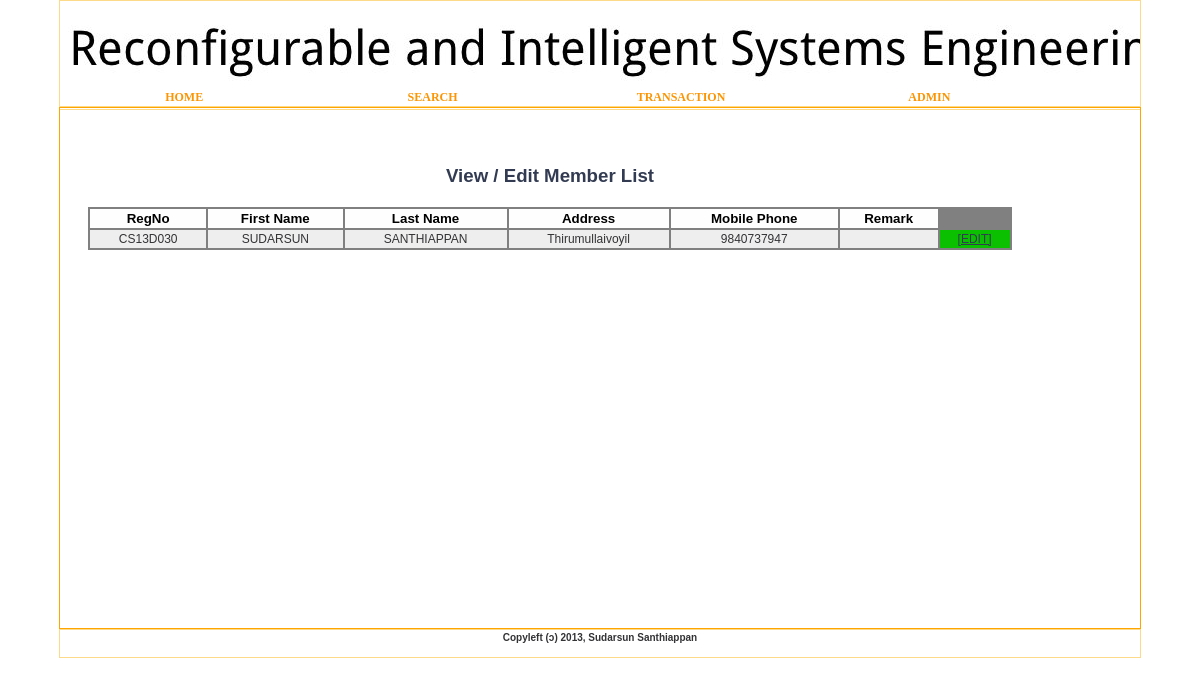
The page /library/memberlist.php on the database its author committed.
### tables this page shows
CREATE TABLE `member` (
  `reader_id` int(11) NOT NULL AUTO_INCREMENT,
  `nric` varchar(12) NOT NULL,
  `fname` varchar(50) NOT NULL,
  `lname` varchar(50) NOT NULL,
  `address` text,
  `mobilephone` bigint(20) NOT NULL,
  `mem_remark` text,
  PRIMARY KEY (`reader_id`),
  UNIQUE KEY `NRIC` (`nric`)
);

### library/memberlist.php (the view, shortened to what this page needs)
<?php
include $_SERVER['DOCUMENT_ROOT'] .'/library/includes/dbconnect.php';
$query = "SELECT * FROM member order by fname, lname";
$result = mysql_query($query,$link)
or die(mysql_error());
$num_supp_name = mysql_num_rows($result);?>
<html>
    <head>
        <link href="/library/css/default.css" rel="stylesheet" type="text/css" />
    </head>
    <body>
        <div id="wrapper">
<?php include_once $_SERVER['DOCUMENT_ROOT'] .'/library/includes/header.php'; ?>
                <div id="page">
                <div id="content">
                    <div id="welcome">
 <h2 class="head2" ><a class="head">View / Edit Member List</a></h2>
 <table class="aatable">
<tr>
<th>RegNo</th>
<th>First Name</th>
<th>Last Name</th>
<th >Address</th>
<th >Mobile Phone</th>
<th >Remark</th>
</tr>
<?php
$flag = 1;
while ($row = mysql_fetch_array($result)) {
    if ( $flag )
	$bgcolor="#eeeeee";
    else
	$bgcolor="#dfdfdf";
    $flag = !$flag;
$nric = $row['nric'];
$fname = $row['fname'];
$lname = $row['lname'];
$address=$row['address'];
$mobilephone=$row['mobilephone'];
$mem_remark=$row['mem_remark'];
echo "<tr>";
echo "<td bgcolor='$bgcolor' align='center'>".$nric."</td>";
echo "<td bgcolor='$bgcolor' align='center' >".$fname."</td>";
echo "<td bgcolor='$bgcolor' align='center'>".$lname."</td>";
echo "<td bgcolor='$bgcolor'>".$address."</td>";
echo "<td bgcolor='$bgcolor' align='center'>".$mobilephone."</td>";
echo "<td bgcolor='$bgcolor'>".$mem_remark."</td>";
?>
<td bgcolor='$bgcolor'><a href="member_update.php?action=edit&id=<?php echo $row['nric']; ?>">[EDIT]</a> </td>
<?php
echo "</tr>";
}
?>
 </table>
 </div>
                </div>
                <div style="clear: both; height: 1px"></div>
            </div>
<?php include_once $_SERVER['DOCUMENT_ROOT'] . '/includes/footer.php'; ?>
        </div>
    </body>
</html>

### css/default.css (style rules this page uses)
* { margin: 0px; padding: 0px; }
body { font-size: 13px; color: #333336; font-family: Arial, Helvetica, sans-serif; }
h1, h2, h3 { color: #AA2808; }
a { text-decoration: underline; color: #323B51; }
a.head { text-decoration: none; font-size: 14pt; font-family: arial; }
#page { width: 90%; margin:0 auto;min-height:520px; border:1px solid orange; background-color:white; }
#content { position:relative;top:22px; width: 90%; padding: 35px 10px 50px 35px; text-align:justify; font-family: Verdana; }
#content h1, #content h2, #content h3 { margin-bottom: 20px; color: gray; }
#content h2 { font-size: 107%; }
TABLE.aatable { margin:0 auto; font-size:10pt; width:95%; position:relative;left:-31px; font-family: arial; background-color: gray; }
TH { font-size:10pt; color:black; text-align:center;padding:2px; background-color: #fefefe; }
TD { font-size:9pt; text-align:center;padding:2px; }
h2.head2 { width:794px;margin:0 auto; position:relative;left:-31px; text-align:center; font-size: 24pt; }

### rows shown on the page
member: nric "CS13D030", fname "SUDARSUN", lname "SANTHIAPPAN", address "Thirumullaivoyil", mobilephone "9840737947"
